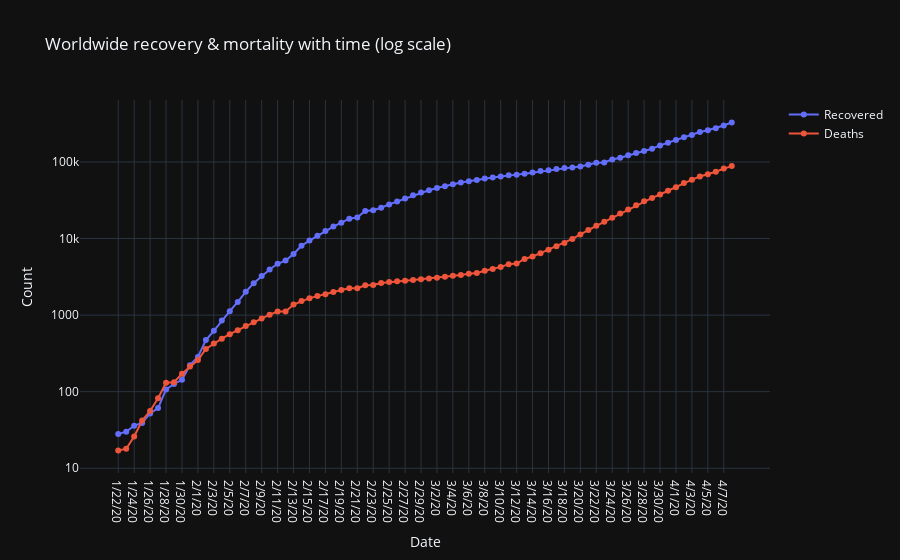

Notebook source saved alongside this figure:
### Code cell
fig = go.Figure()
fig.add_trace(go.Scatter(x = covid_time['date'], y = covid_time['recovered'], mode = 'lines+markers', name='Recovered'))
fig.add_trace(go.Scatter(x = covid_time['date'], y = covid_time['deaths'], mode = 'lines+markers', name='Deaths'))
fig.update_layout(template = 'plotly_dark', title = 'Worldwide recovery & mortality with time (log scale)')
fig.update_xaxes(title = 'Date')
fig.update_yaxes(title = 'Count', type = 'log', dtick=1)
fig.show()

### Figure 1 — Plotly figure (JSON) as saved in the notebook; plotly's stock layout.template omitted (floating-point values rounded to 4 significant figures)
{"data": [{"mode": "lines+markers", "name": "Recovered", "type": "scatter", "x": ["1/22/20", "1/23/20", "1/24/20", "1/25/20", "1/26/20", "1/27/20", "1/28/20", "1/29/20", "1/30/20", "1/31/20", "2/1/20", "2/2/20", "2/3/20", "2/4/20", "2/5/20", "2/6/20", "2/7/20", "2/8/20", "2/9/20", "2/10/20", "2/11/20", "2/12/20", "2/13/20", "2/14/20", "2/15/20", "2/16/20", "2/17/20", "2/18/20", "2/19/20", "2/20/20", "2/21/20", "2/22/20", "2/23/20", "2/24/20", "2/25/20", "2/26/20", "2/27/20", "2/28/20", "2/29/20", "3/1/20", "3/2/20", "3/3/20", "3/4/20", "3/5/20", "3/6/20", "3/7/20", "3/8/20", "3/9/20", "3/10/20", "3/11/20", "3/12/20", "3/13/20", "3/14/20", "3/15/20", "3/16/20", "3/17/20", "3/18/20", "3/19/20", "3/20/20", "3/21/20", "3/22/20", "3/23/20", "3/24/20", "3/25/20", "3/26/20", "3/27/20", "3/28/20", "3/29/20", "3/30/20", "3/31/20", "4/1/20", "4/2/20", "4/3/20", "4/4/20", "4/5/20", "4/6/20", "4/7/20", "4/8/20"], "y": [28, 30, 36, 39, 52, 61, 107, 126, 143, 222, 284, 472, 623, 852, 1124, 1487, 2011, 2616, 3244, 3946, 4683, 5150, 6295, 8058, 9395, 10865, 12583, 14352, 16121, 18177, 18890, 22886, 23394, 25227, 27905, 30384, 33277, 36711, 39782, 42716, 45602, 48228, 51170, 53796, 55865, 58358, 60694, 62494, 64404, 67003, 68324, 70251, 72624, 76034, 78088, 80840, 83312, 84975, 87420, 91692, 97899, 98351, 108000, 113787, 122150, 130915, 139415, 149082, 164566, 178034, 193177, 210263, 225796, 246152, 260012, 276515, 300054, 328661]}, {"mode": "lines+markers", "name": "Deaths", "type": "scatter", "x": ["1/22/20", "1/23/20", "1/24/20", "1/25/20", "1/26/20", "1/27/20", "1/28/20", "1/29/20", "1/30/20", "1/31/20", "2/1/20", "2/2/20", "2/3/20", "2/4/20", "2/5/20", "2/6/20", "2/7/20", "2/8/20", "2/9/20", "2/10/20", "2/11/20", "2/12/20", "2/13/20", "2/14/20", "2/15/20", "2/16/20", "2/17/20", "2/18/20", "2/19/20", "2/20/20", "2/21/20", "2/22/20", "2/23/20", "2/24/20", "2/25/20", "2/26/20", "2/27/20", "2/28/20", "2/29/20", "3/1/20", "3/2/20", "3/3/20", "3/4/20", "3/5/20", "3/6/20", "3/7/20", "3/8/20", "3/9/20", "3/10/20", "3/11/20", "3/12/20", "3/13/20", "3/14/20", "3/15/20", "3/16/20", "3/17/20", "3/18/20", "3/19/20", "3/20/20", "3/21/20", "3/22/20", "3/23/20", "3/24/20", "3/25/20", "3/26/20", "3/27/20", "3/28/20", "3/29/20", "3/30/20", "3/31/20", "4/1/20", "4/2/20", "4/3/20", "4/4/20", "4/5/20", "4/6/20", "4/7/20", "4/8/20"], "y": [17, 18, 26, 42, 56, 82, 131, 133, 171, 213, 259, 362, 426, 492, 564, 634, 719, 806, 906, 1013, 1113, 1118, 1371, 1523, 1666, 1770, 1868, 2007, 2122, 2247, 2251, 2458, 2469, 2629, 2708, 2770, 2814, 2872, 2941, 2996, 3085, 3160, 3254, 3348, 3460, 3558, 3802, 3988, 4262, 4615, 4720, 5404, 5819, 6440, 7126, 7905, 8733, 9867, 11299, 12973, 14651, 16505, 18625, 21181, 23970, 27198, 30652, 33925, 37582, 42107, 46809, 52983, 58787, 64606, 69374, 74565, 81865, 88338]}], "layout": {"title": {"text": "Worldwide recovery & mortality with time (log scale)"}, "xaxis": {"title": {"text": "Date"}}, "yaxis": {"dtick": 1, "title": {"text": "Count"}, "type": "log"}}}
